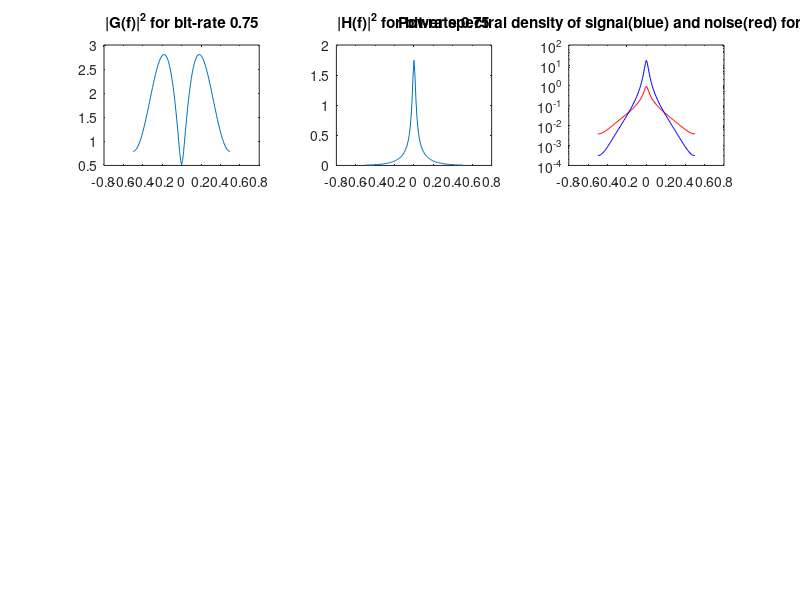

Write MATLAB code to recreate this figure. (Note: this script raises an error after producing the figure.)
%Script which implements the tasks of problem 2 in the Computer
%Assignment 1 in the course TTT4115 Communication theory

bitrate = [0.75 2 5];
rho = 0.9;

for k = 1:length(bitrate)
    %Problem 2a
    sigma_q = sqrt(2^(-2*bitrate(k))*pi*exp(1)/6);
    f = @(x) (1-rho^2)./((1-rho*exp(-1j*2*pi*x)).*(1-rho*exp(1j*2*pi*x))); %S_X
    sqF = @(x) sqrt(f(x));
    lagrange = (sigma_q/(sigma_q^2+1))*integral(sqF,-0.5,0.5); %Roten av lambda

    freq = -0.5:0.01:0.5;
    G = sqrt(sigma_q^2./(lagrange^2.*f(freq)))-(sigma_q^2)./f(freq);
    H = sqrt(lagrange^2*f(freq)/sigma_q^2)-lagrange^2;

    fprintf('Squareroot of lagrange: %f, sigma_q: %f, %f bit-rate\n', lagrange, sigma_q, bitrate(k));
    Sqy = sigma_q^2 * H;
    Sxy = f(freq).*G.*H;
    
    figure(1);
    textG =sprintf('|G(f)|^2 for bit-rate %g', bitrate(k));
    textH =sprintf('|H(f)|^2 for bit-rate %g', bitrate(k));
    subplot(3,3,3*k-2), plot(freq,G), title(textG);
        %figure(2);
    subplot(3,3,3*k-1), plot(freq,H), title(textH);

    %Sqy = sigma_q*(0.998.*f(freq).^(0.5)-0.00139);
    %Sxy = 
    %figure(2+k);
    text = sprintf('Power spectral density of signal(blue) and noise(red) for bit-rate: %g', bitrate(k));
    subplot(3,3,3*k);
    semilogy(freq, Sqy, 'r'), title(text);
    hold on 
    semilogy(freq,Sxy, 'b');

    SNR = 10*log10( sum(Sxy)/sum(Sqy) );
    fprintf('SNR: %3.4g, %g bit-rate.\n', SNR, bitrate(k));
    %Problem 2b
    Sx = f(freq);
    FSMG = FrSamp([G(51:end) G(1:50)]);
    FSMH = FrSamp([H(51:end) H(1:50)]);
    
    FSMG_fft = fft(FSMG,length(FSMG));
    
    FSMH_fft = fft(FSMH,length(FSMH));
    titleFSMG = sprintf('Fourier transformed of FSM of |G(f)|^2 for bit-rate = %g',bitrate(k));
    titleFSMH = sprintf('Fourier transformed of FSM of |H(f)|^2 for bit-rate = %g',bitrate(k)); 

    figure(10);
    subplot(1,length(bitrate),k),stem(abs(FSMG_fft)),title(titleFSMG);
    figure(11);
    subplot(1,length(bitrate),k),stem(abs(FSMH_fft)),title(titleFSMH);
    
end